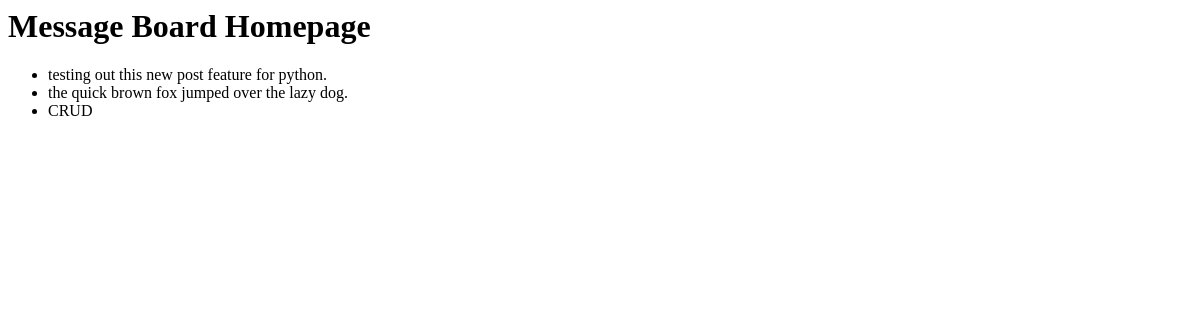
The app's page /, older data.
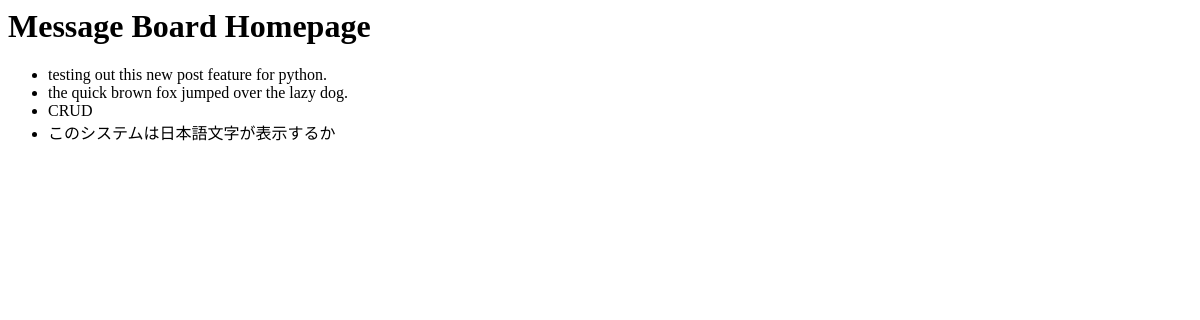
The same page, newer data.
### posts/models.py (models this page shows, shortened)
class Post(models.Model):
    text = models.TextField()

### posts/views.py (the view)
# urls.py: path('', HomePageView.as_view(), name='home')
class HomePageView(ListView):
    model = Post
    template_name = 'home.html'
    context_object_name = 'all_posts_list' #new

### templates/home.html
<h1>Message Board Homepage</h1>
<ul>
    {% for post in all_posts_list %}
    <li>
        {{ post.text }}
    </li>
    {% endfor %}
</ul>

Row changes from the older to the newer data that the page shows:
added Post: text "このシステムは日本語文字が表示するか"
